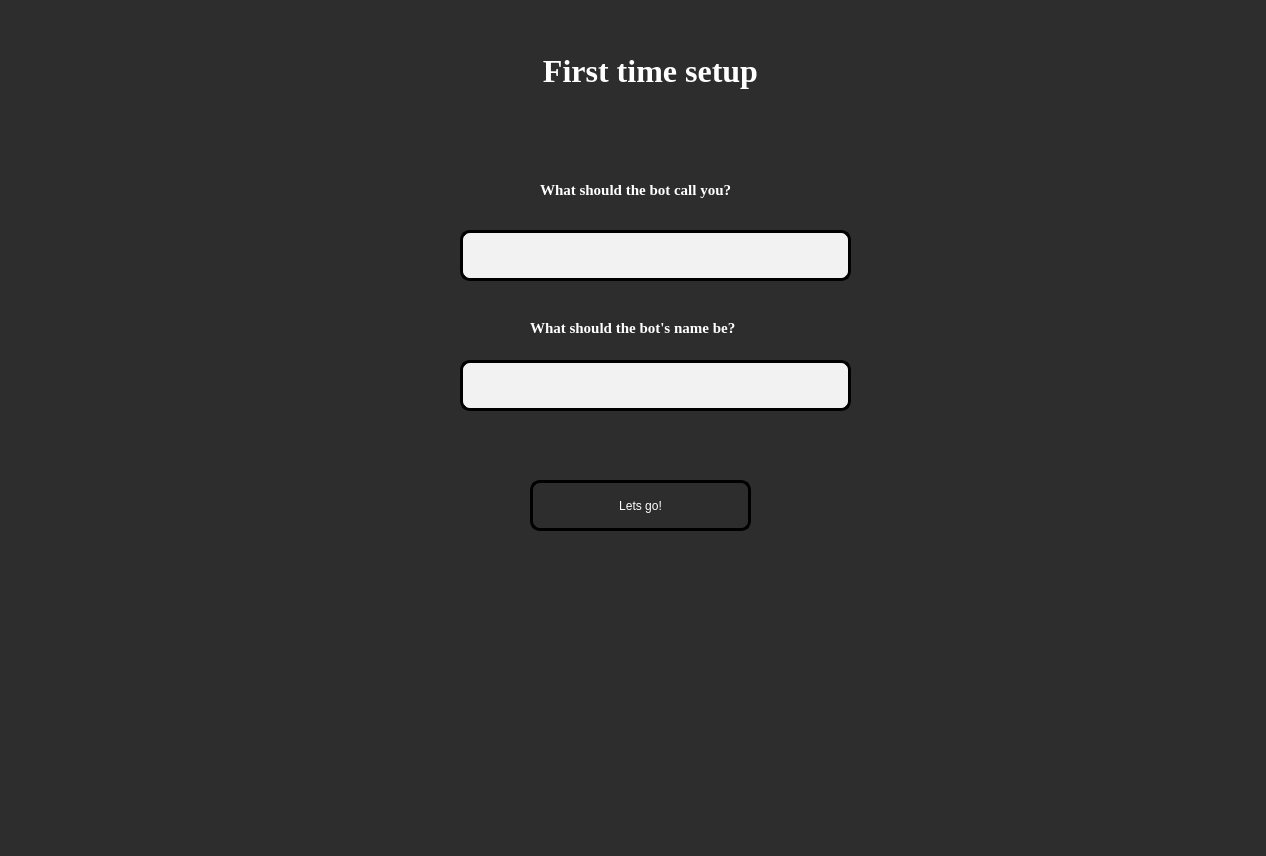
<?xml version="1.0" encoding="UTF-8"?>
<ui version="4.0">
 <class>MainWindow</class>
 <widget class="QMainWindow" name="MainWindow">
  <property name="geometry">
   <rect>
    <x>0</x>
    <y>0</y>
    <width>1266</width>
    <height>856</height>
   </rect>
  </property>
  <property name="windowTitle">
   <string>MainWindow</string>
  </property>
  <property name="styleSheet">
   <string notr="true">background-color:#2d2d2d;color:white;</string>
  </property>
  <widget class="QWidget" name="centralwidget">
   <widget class="QTextEdit" name="username">
    <property name="geometry">
     <rect>
      <x>460</x>
      <y>230</y>
      <width>391</width>
      <height>51</height>
     </rect>
    </property>
    <property name="styleSheet">
     <string notr="true">background-color:#f2f2f2; color:black; padding:5px; border-radius:10px;border:2.5px solid black;</string>
    </property>
   </widget>
   <widget class="QTextEdit" name="botsname">
    <property name="geometry">
     <rect>
      <x>460</x>
      <y>360</y>
      <width>391</width>
      <height>51</height>
     </rect>
    </property>
    <property name="styleSheet">
     <string notr="true">background-color:#f2f2f2; color:black; padding:5px; border-radius:10px;border:2.5px solid black;</string>
    </property>
   </widget>
   <widget class="QLabel" name="label">
    <property name="geometry">
     <rect>
      <x>530</x>
      <y>320</y>
      <width>261</width>
      <height>16</height>
     </rect>
    </property>
    <property name="font">
     <font>
      <family>Georgia</family>
      <pointsize>11</pointsize>
      <weight>75</weight>
      <bold>true</bold>
     </font>
    </property>
    <property name="text">
     <string>What should the bot's name be?</string>
    </property>
   </widget>
   <widget class="QLabel" name="label_2">
    <property name="geometry">
     <rect>
      <x>540</x>
      <y>180</y>
      <width>231</width>
      <height>20</height>
     </rect>
    </property>
    <property name="font">
     <font>
      <family>Georgia</family>
      <pointsize>11</pointsize>
      <weight>75</weight>
      <bold>true</bold>
     </font>
    </property>
    <property name="text">
     <string>What should the bot call you?</string>
    </property>
   </widget>
   <widget class="QLabel" name="label_3">
    <property name="geometry">
     <rect>
      <x>500</x>
      <y>40</y>
      <width>301</width>
      <height>61</height>
     </rect>
    </property>
    <property name="font">
     <font>
      <family>Georgia</family>
      <pointsize>24</pointsize>
      <weight>75</weight>
      <bold>true</bold>
     </font>
    </property>
    <property name="text">
     <string>First time setup</string>
    </property>
    <property name="alignment">
     <set>Qt::AlignCenter</set>
    </property>
   </widget>
   <widget class="QPushButton" name="loginbutton">
    <property name="geometry">
     <rect>
      <x>530</x>
      <y>480</y>
      <width>221</width>
      <height>51</height>
     </rect>
    </property>
    <property name="cursor">
     <cursorShape>PointingHandCursor</cursorShape>
    </property>
    <property name="styleSheet">
     <string notr="true">QPushButton{border-radius:10px; background-color:#2d2d2d; border: 2.5px solid black; color:white;}
QPushButton:hover{background-color:white; border: 3px solid white; color:black;}</string>
    </property>
    <property name="text">
     <string>Lets go!</string>
    </property>
   </widget>
  </widget>
  <widget class="QMenuBar" name="menubar">
   <property name="geometry">
    <rect>
     <x>0</x>
     <y>0</y>
     <width>1266</width>
     <height>21</height>
    </rect>
   </property>
  </widget>
  <widget class="QStatusBar" name="statusbar"/>
 </widget>
 <resources/>
 <connections/>
</ui>
